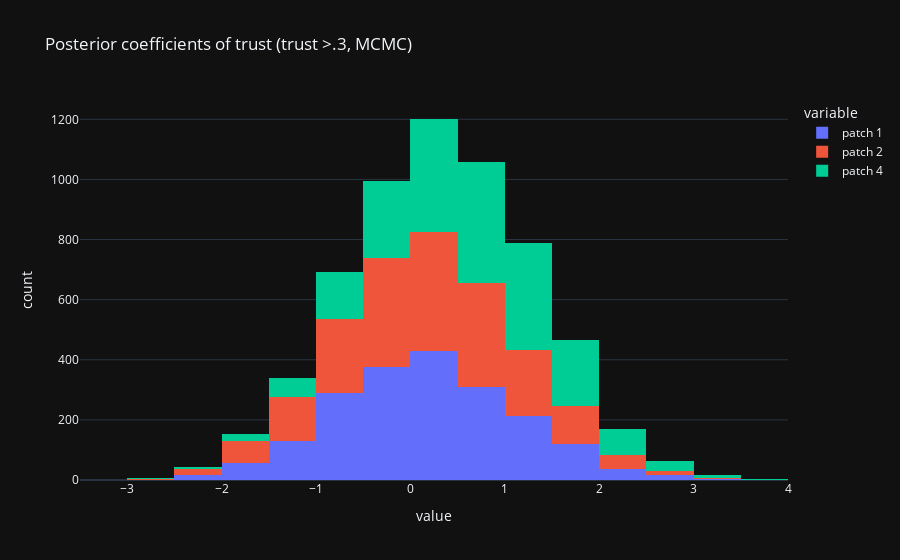

Notebook code for this chart:
### Code cell
plot_coefs(post30low)

### Figure 1 — Plotly figure (JSON) as saved in the notebook; plotly's stock layout.template omitted (floating-point values rounded to 4 significant figures; data arrays with more than 128 entries replaced by an {"elided": "..."} marker saying what was removed)
{"data": [{"alignmentgroup": "True", "bingroup": "x", "hovertemplate": "variable=patch 1<br>value=%{x}<br>count=%{y}<extra></extra>", "legendgroup": "patch 1", "marker": {"color": "#636efa", "pattern": {"shape": ""}}, "name": "patch 1", "nbinsx": 30, "offsetgroup": "patch 1", "orientation": "v", "showlegend": true, "type": "histogram", "x": {"elided": "2000 float values"}, "xaxis": "x", "yaxis": "y"}, {"alignmentgroup": "True", "bingroup": "x", "hovertemplate": "variable=patch 2<br>value=%{x}<br>count=%{y}<extra></extra>", "legendgroup": "patch 2", "marker": {"color": "#EF553B", "pattern": {"shape": ""}}, "name": "patch 2", "nbinsx": 30, "offsetgroup": "patch 2", "orientation": "v", "showlegend": true, "type": "histogram", "x": {"elided": "2000 float values"}, "xaxis": "x", "yaxis": "y"}, {"alignmentgroup": "True", "bingroup": "x", "hovertemplate": "variable=patch 4<br>value=%{x}<br>count=%{y}<extra></extra>", "legendgroup": "patch 4", "marker": {"color": "#00cc96", "pattern": {"shape": ""}}, "name": "patch 4", "nbinsx": 30, "offsetgroup": "patch 4", "orientation": "v", "showlegend": true, "type": "histogram", "x": {"elided": "2000 float values"}, "xaxis": "x", "yaxis": "y"}], "layout": {"barmode": "relative", "legend": {"title": {"text": "variable"}, "tracegroupgap": 0}, "title": {"text": "Posterior coefficients of trust (trust >.3, MCMC)"}, "xaxis": {"anchor": "y", "domain": [0, 1], "title": {"text": "value"}}, "yaxis": {"anchor": "x", "domain": [0, 1], "title": {"text": "count"}}}}
